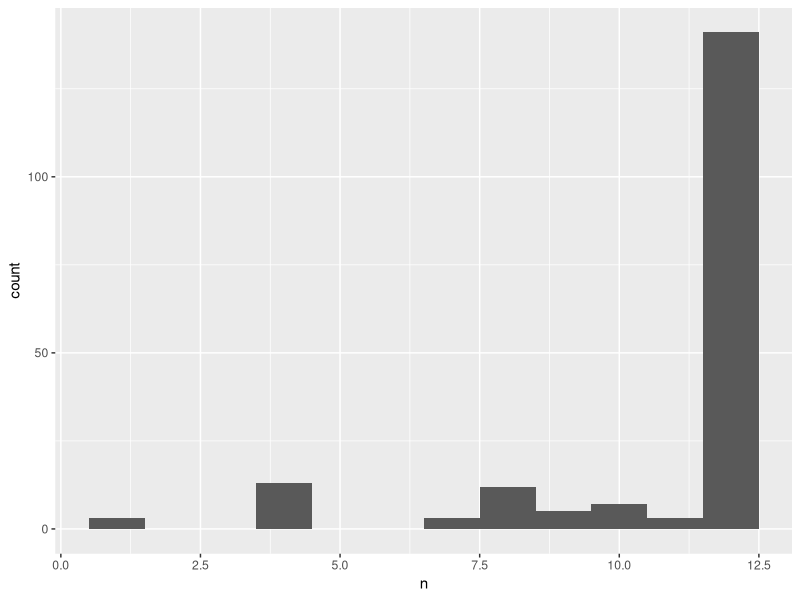
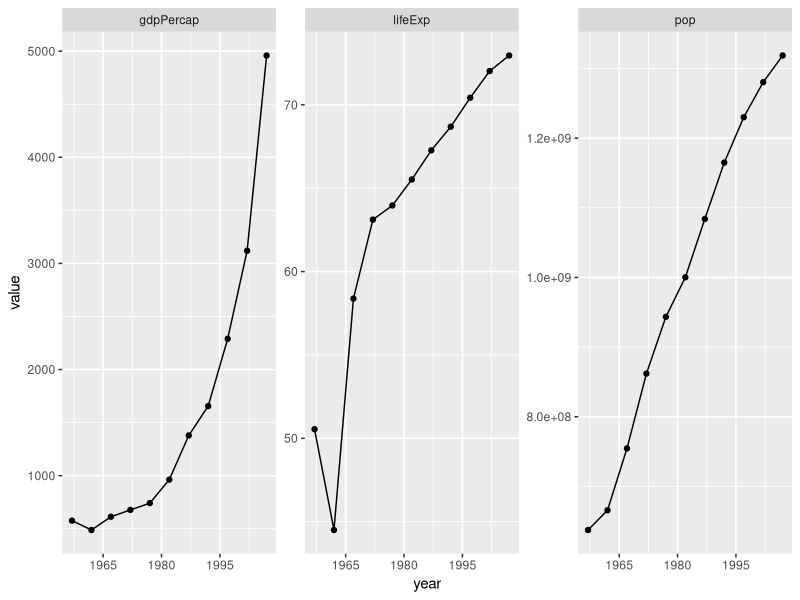
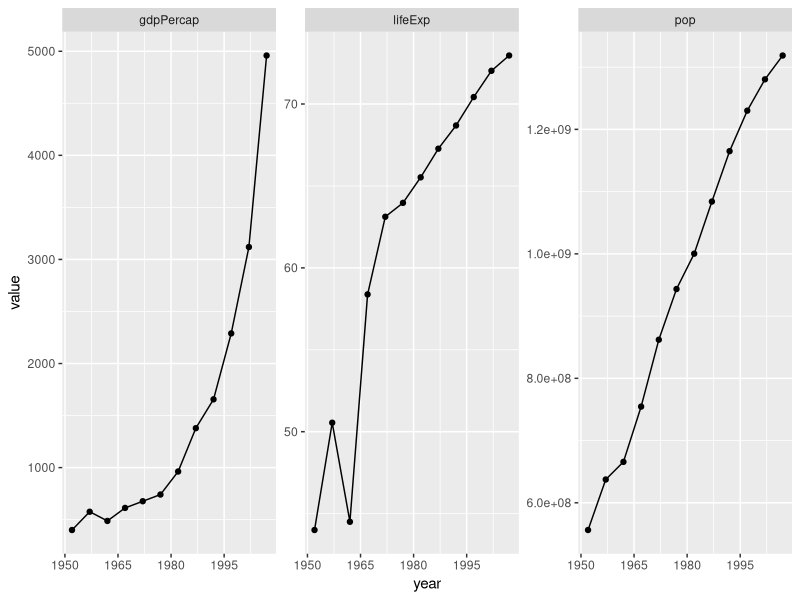

Reproduce these figures in R, in order. (Note: this script raises an error after producing the figures.)
library(dplyr)
library(tidyr)
library(ggplot2)
library(readr)

gap_dat <- read_tsv("06_gap-merged-with-continent.tsv") %>% 
  mutate(country = factor(country),
         continent = factor(continent)) %>% 
  select(country, year, pop, gdpPercap, lifeExp, continent)
gap_dat %>% str()
# Classes ‘tbl_df’, ‘tbl’ and 'data.frame':	3312 obs. of  6 variables:
# $ country  : Factor w/ 187 levels "Afghanistan",..: 1 1 1 1 1 1 1 1 1 1 ...
# $ year     : int  1952 1957 1962 1967 1972 1977 1982 1987 1992 1997 ...
# $ pop      : int  8425333 9240934 10267083 11537966 13079460 14880372 12881816 13867957 16317921 22227415 ...
# $ gdpPercap: num  779 821 853 836 740 ...
# $ lifeExp  : num  28.8 30.3 32 34 36.1 ...
# $ continent: Factor w/ 6 levels "Africa","Americas",..: 3 3 3 3 3 3 3 3 3 3 ...

## During data exploration, I learned that most countries have data every five
## years, e.g. 1952, 1957, 1962, and so on. Let's just make that official.
gap_dat <- gap_dat %>%
  filter(year %% 5 == 2)
gap_dat %>% str() # 'data.frame':	2012 obs. of  6 variables:

## number of distinct values for year
(n_years <- n_distinct(gap_dat$year)) # 12

## Does every country contribute data for all years?
country_freq <- gap_dat %>%
  count(country)

ggplot(country_freq, aes(x = n)) + geom_histogram(binwidth = 1)
country_freq$n %>% table()

## Most countries do contribute data for 12 years
## Who contributes less?
country_freq %>%
  filter(n < 12) %>%
  arrange(n)

## The only thing I see here that I want to fix is to rescue China, which has
## data for 11 of 12 years. Otherwise, I will let these countries go.
keepers <- c(with(country_freq, as.character(country[n == 12])),
             "China") %>% sort
keepers %>% length # 142 countries

## filter gap_dat
gap_dat <- gap_dat %>%
  filter(country %in% keepers) %>%
  droplevels() %>%
  arrange(country, year)
gap_dat %>% str()
# Classes ‘tbl_df’, ‘tbl’ and 'data.frame':	1703 obs. of  6 variables:
# $ country  : Factor w/ 142 levels "Afghanistan",..: 1 1 1 1 1 1 1 1 1 1 ...
# $ year     : int  1952 1957 1962 1967 1972 1977 1982 1987 1992 1997 ...
# $ pop      : int  8425333 9240934 10267083 11537966 13079460 14880372 12881816 13867957 16317921 22227415 ...
# $ gdpPercap: num  779 821 853 836 740 ...
# $ lifeExp  : num  28.8 30.3 32 34 36.1 ...
# $ continent: Factor w/ 5 levels "Africa","Americas",..: 3 3 3 3 3 3 3 3 3 3 ...

## BEGIN: Fill in missing data for China

## which year is the problem?
(china <- gap_dat %>%
   filter(country == "China"))      # 1952 is missing

## what does the data look like?
china_tidy <- china %>%
  gather(key = "variable", value = "value",
         pop, lifeExp, gdpPercap)
ggplot(china_tidy, aes(x = year, y = value)) +
  facet_wrap(~ variable, scales="free_y") +
  geom_point() + geom_line() +
  scale_x_continuous(breaks = seq(1950, 2011, 15))

## extremely low, low tech imputation for 1952
china_gdp_fit <- lm(gdpPercap ~ year, gap_dat,
                    subset = country == 'China' & year <= 1982)
summary(china_gdp_fit)
(china_gdp_1952 <- china_gdp_fit %>%
   predict(data.frame(year = 1952)) %>% 
   round(6))
## 400.4486 

china_pop_fit <- lm(pop ~ year, gap_dat, subset = country == 'China')
summary(china_pop_fit)
(china_pop_1952 <- china_pop_fit %>%
   predict(data.frame(year = 1952)) %>% 
   as.integer())
## 556263527

china_lifeExp_1952 <- 44 # fiction, but no simple linear fit seems appropriate

gap_dat <- rbind(gap_dat,
                 data.frame(country = 'China', year = 1952,
                            pop = china_pop_1952, continent = 'Asia',
                            lifeExp = china_lifeExp_1952,
                            gdpPercap = china_gdp_1952))
gap_dat <- gap_dat %>%
  arrange(country, year)
gap_dat %>%
  filter(country == "China")
str(gap_dat)  
# Classes ‘tbl_df’, ‘tbl’ and 'data.frame':	1704 obs. of  6 variables:
# $ country  : Factor w/ 142 levels "Afghanistan",..: 1 1 1 1 1 1 1 1 1 1 ...
# $ year     : num  1952 1957 1962 1967 1972 ...
# $ pop      : int  8425333 9240934 10267083 11537966 13079460 14880372 12881816 13867957 16317921 22227415 ...
# $ gdpPercap: num  779 821 853 836 740 ...
# $ lifeExp  : num  28.8 30.3 32 34 36.1 ...
# $ continent: Factor w/ 5 levels "Africa","Americas",..: 3 3 3 3 3 3 3 3 3 3 ...

## revisit the data
china_tidy <- gap_dat %>%
  filter(country == "China") %>%
  gather(key = "variable", value = "value",
         pop, lifeExp, gdpPercap)
ggplot(china_tidy, aes(x = year, y = value)) +
  facet_wrap(~ variable, scales="free_y") +
  geom_point() + geom_line() +
  scale_x_continuous(breaks = seq(1950, 2011, 15))

## END: Fill in missing data for China

## match variable order of the past
gap_dat <- gap_dat %>% 
  select(country, continent, year, lifeExp, pop, gdpPercap)

write_tsv(gap_dat,"07_gap-every-five-years.tsv")

file.copy(from =  "07_gap-every-five-years.tsv",
          to = file.path("..", "inst", "gapminder.tsv"),
          overwrite = TRUE)

gapminder <- gap_dat

## finally ready to save data for the package
save(gapminder, file = file.path("..", "data", "gapminder.rdata"))
